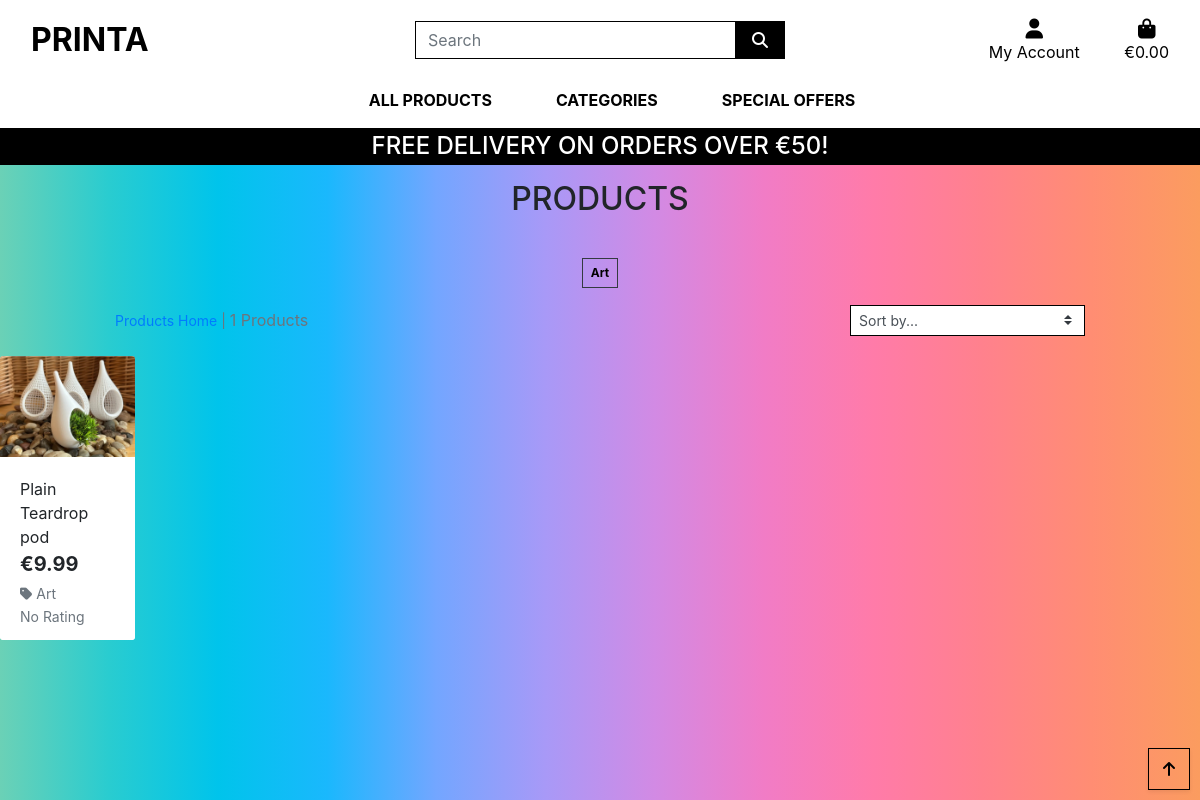
The app's page /products/?category=art, older data.
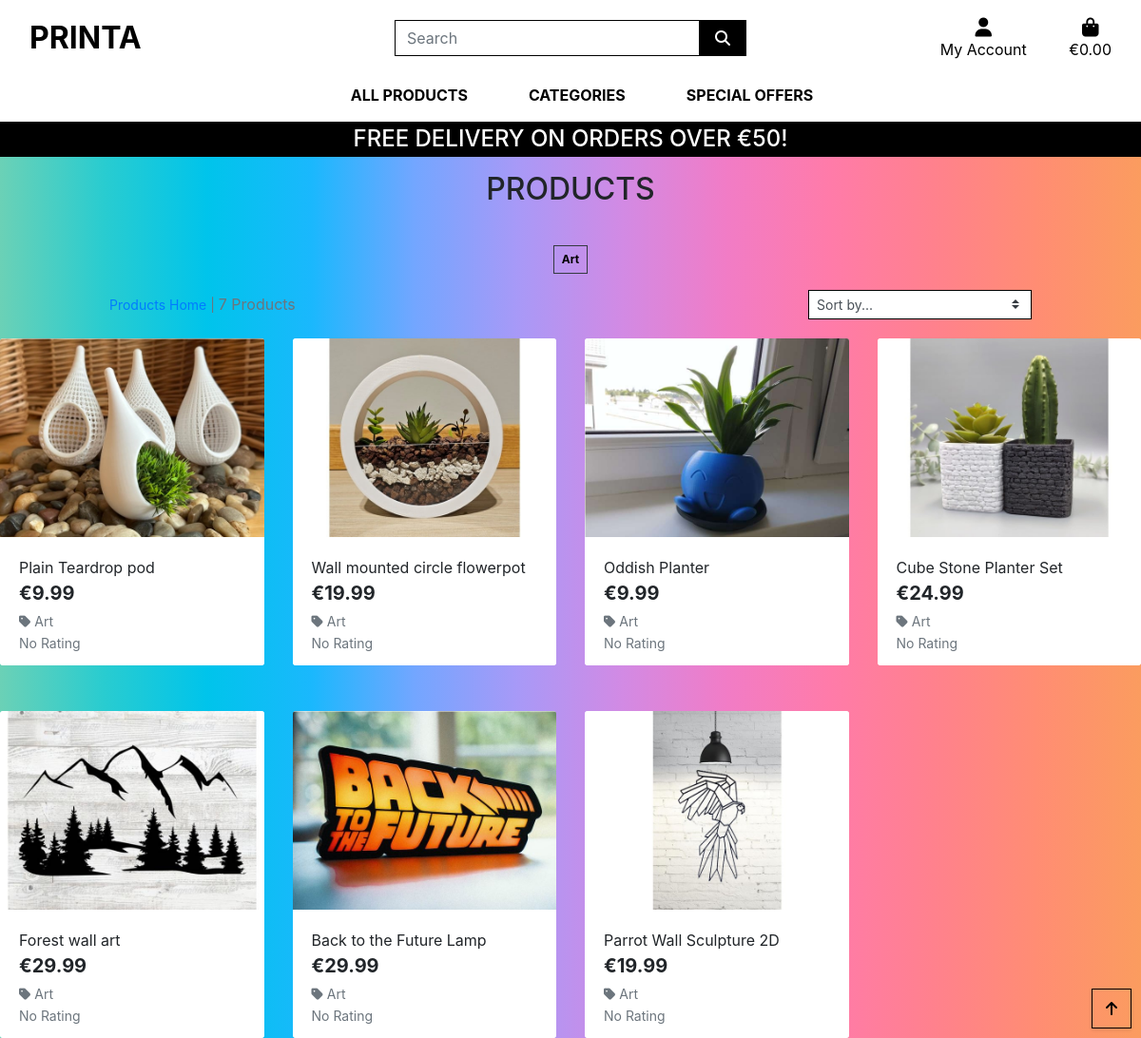
The same page, newer data.
### products/models.py (models this page shows, shortened)
class Category(models.Model):
    class Meta:
        verbose_name_plural = 'Categories'
    name = models.CharField(max_length=254)
    friendly_name = models.CharField(max_length=254, null=True, blank=True)

class Product(models.Model):
    category = models.ForeignKey('Category', null=True, blank=True, on_delete=models.SET_NULL)
    sku = models.CharField(max_length=254, null=True, blank=True)
    name = models.CharField(max_length=254)
    description = models.TextField()
    price = models.DecimalField(max_digits=6, decimal_places=2)
    rating = models.DecimalField(max_digits=6, decimal_places=2, null=True, blank=True)
    image = models.ImageField(null=True, blank=True)
    image_second = models.ImageField(null=True, blank=True)
    image_third = models.ImageField(null=True, blank=True)

### products/views.py (the view, shortened to what this page needs)
# urls.py: path('', views.all_products, name='products'),
def all_products(request):
    products = Product.objects.all()
    query = None
    categories = None
    sort = None
    direction = None
    if request.GET:
        if 'category' in request.GET:
            categories = request.GET['category'].split(',')
            products = products.filter(category__name__in=categories)
            categories = Category.objects.filter(name__in=categories)
    current_sorting = f'{sort}_{direction}'
    context = {
        'products': products,
        'search_term': query,
        'current_categories': categories,
        'current_sorting': current_sorting,
    }
    return render(request, 'products/products.html', context)

### bag/contexts.py (called while the page is built)
def bag_contents(request):
    bag_items = []
    total = 0
    product_count = 0
    if total < settings.FREE_DELIVERY_THRESHOLD:
        delivery = total * Decimal(settings.STANDARD_DELIVERY_PERCENTAGE / 100)
        free_delivery_delta = settings.FREE_DELIVERY_THRESHOLD - total
    else:
        delivery = 0
        free_delivery_delta = 0
    grand_total = delivery + total
    context = {
        'bag_items': bag_items,
        'total': total,
        'product_count': product_count,
        'delivery': delivery,
        'free_delivery_delta': free_delivery_delta,
        'free_delivery_threshold': settings.FREE_DELIVERY_THRESHOLD,
        'grand_total': grand_total,
    }
    return context

### products/templates/products/products.html (shortened to what the changed rows need)
{% extends "base.html" %}
{% load static %}
{% block content %}
    <div class="container-fluid">
        <div class="row">
            <div class="col text-center mt-3">
                <h2 class="logo-font">Products</h2>
                <br>
                {% for c in current_categories %}
                    <a class="category-badge text-decoration-none" href="{% url 'products' %}?category={{ c.name }}">
                        <span class="p-2 mt-2 badge badge-white text-black rounded-0 border border-dark">{{ c.friendly_name }}</span>
                    </a>
                {% endfor %}
            </div>
        </div>
        <div class="row">
            <div class="product-container col-10 offset-1">
                <div class="row mt-1 mb-2">
                    <div class="col-12 col-md-6 order-md-first">
                        <p class="text-muted mt-3 text-center text-md-left">
                            {% if search_term or current_categories or current_sorting != 'None_None' %}
                                <span class="small"><a href="{% url 'products' %}">Products Home</a> | </span>
                            {% endif %}
                            {{ products|length }} Products{% if search_term %} found for <strong>"{{ search_term }}"</strong>{% endif %}
                        </p>
                    </div>
                </div>
                </div>
                <div class="row">
                    {% for product in products %}
                        <div class="col-sm-6 col-md-6 col-lg-4 col-xl-3">
                            <div class="card h-100 border-0">
                                {% if product.image %}
                                <a href="{% url 'product_detail' product.id %}">
                                    <img class="card-img-top img-fluid" src="{{ product.image.url }}" alt="{{ product.name }}">
                                </a>
                                {% else %}
                                <a href="{% url 'product_detail' product.id %}">
                                    <img class="card-img-top img-fluid" src="{{ MEDIA_URL }}noimage.png" alt="{{ product.name }}">
                                </a>
                                {% endif %}
                                <div class="card-body pb-0">
                                    <p class="mb-0">{{ product.name }}</p>
                                </div>
                                <div class="card-footer bg-white pt-0 border-0 text-left">
                                    <div class="row">
                                        <div class="col">
                                            <p class="lead mb-0 text-left font-weight-bold">€{{ product.price }}</p>
                                            {% if product.category %}
                                            <p class="small mt-1 mb-0">
                                                <a class="text-muted" href="{% url 'products' %}?category={{ product.category.name }}">
                                                    <i class="fas fa-tag mr-1"></i>{{ product.category.friendly_name }}
                                                </a>
                                            </p>
                                            {% endif %}
                                            {% if product.rating %}
                                                <small class="text-muted"><i class="fas fa-star mr-1"></i>{{ product.rating }} / 5</small>
                                            {% else %}
                                                <small class="text-muted">No Rating</small>
                                            {% endif %}
                                        </div>
                                    </div>
                                </div>
                            </div>
                        </div>
                    {% endfor %}
                </div>
            </div>
        </div>
{% endblock %}

Row changes from the older to the newer data that the page shows:
added Product: image (picture), name "Wall mounted circle flowerpot", price "19.99", category.friendly_name "Art", shows "No Rating"
added Product: image (picture), name "Oddish Planter", price "9.99", category.friendly_name "Art", shows "No Rating"
added Product: image (picture), name "Cube Stone Planter Set", price "24.99", category.friendly_name "Art", shows "No Rating"
added Product: image (picture), name "Forest wall art", price "29.99", category.friendly_name "Art", shows "No Rating"
added Product: image (picture), name "Back to the Future Lamp", price "29.99", category.friendly_name "Art", shows "No Rating"
added Product: image (picture), name "Parrot Wall Sculpture 2D", price "19.99", category.friendly_name "Art", shows "No Rating"
Text that changed along with them:
{{ products|length }}: "1" → "7"
